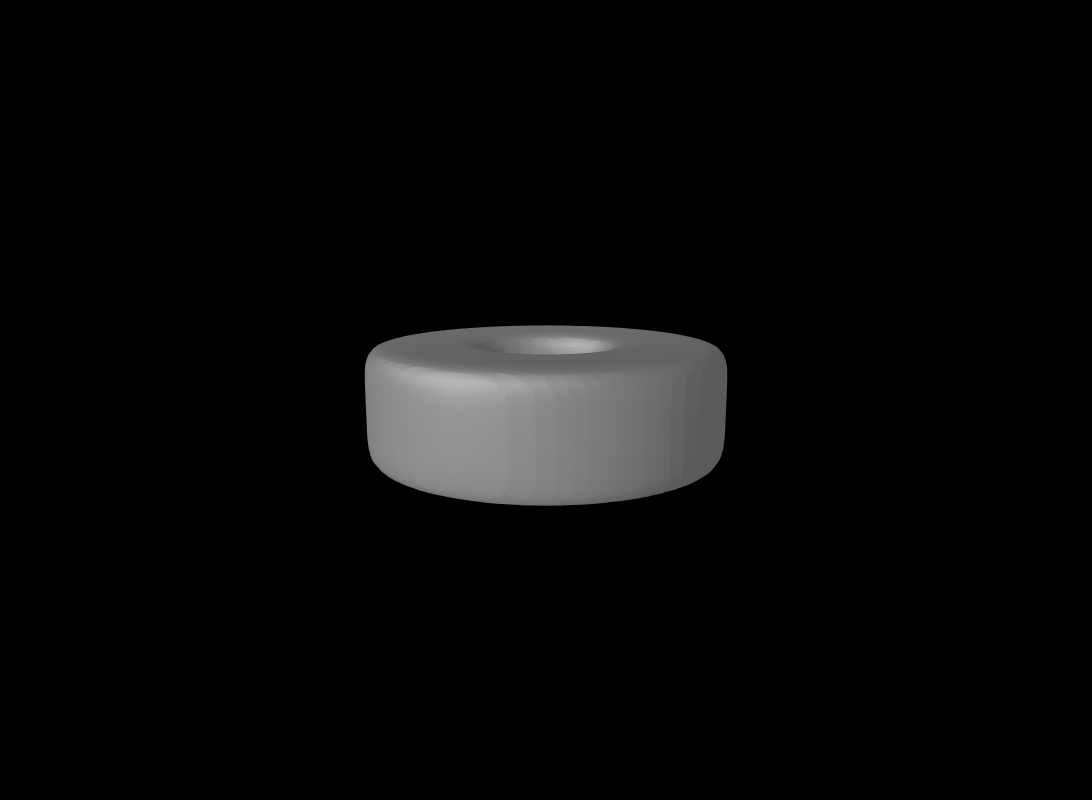

Write notebook code for a chart like this one.
### Code cell
obj = RevolutionSurface3D(1-z**6-(rxy-2)**6)
res = 50 # resolution for extracting mesh
sz = 3
mesh, trace = r3d.geometry_mesh_and_trace(obj,[-sz,sz,-sz,sz,-sz,sz], [res,res,res])
r3d.plot_data([mesh])

### Figure 1 — Plotly figure (JSON) as saved in the notebook; plotly's stock layout.template omitted (floating-point values rounded to 4 significant figures; data arrays with more than 128 entries replaced by an {"elided": "..."} marker saying what was removed)
{"data": [{"color": "rgb(180,180,180)", "flatshading": false, "i": {"elided": "14896 int values"}, "j": {"elided": "14896 int values"}, "k": {"elided": "14896 int values"}, "lighting": {"ambient": 0.5, "diffuse": 0.3, "roughness": 0.4, "specular": 0.3}, "lightposition": {"x": 10000, "y": 10000, "z": 50}, "opacity": 1, "type": "mesh3d", "x": {"elided": "7448 float values"}, "y": {"elided": "7448 float values"}, "z": {"elided": "7448 float values"}}], "layout": {"autosize": false, "height": 800, "margin": {"b": 50, "l": 10, "r": 10, "t": 50}, "paper_bgcolor": "#000", "scene": {"aspectmode": "data", "aspectratio": {"x": 1.447, "y": 1.447, "z": 0.4778}, "camera": {"center": {"x": 0, "y": 0, "z": 0}, "eye": {"x": 1.384, "y": -2.881, "z": 0.6418}, "projection": {"type": "perspective"}, "up": {"x": 0, "y": 0, "z": 1}}, "xaxis": {"type": "linear", "visible": false}, "yaxis": {"type": "linear", "visible": false}, "zaxis": {"type": "linear", "visible": false}}, "showlegend": false, "width": 1200}}
